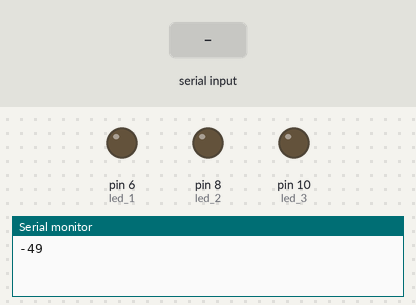
A sketch run on a simulated Arduino Uno, built with avr-gcc and run on an emulated ATmega328P. Parts: output pins drawn as LEDs (lit = HIGH), the last lines printed to the serial monitor. The inputs (shaded band) are chosen by the test bench.

Above: at 1.2 s.
1.3 s: "30,150\n" received over Serial
At 2.1 s:
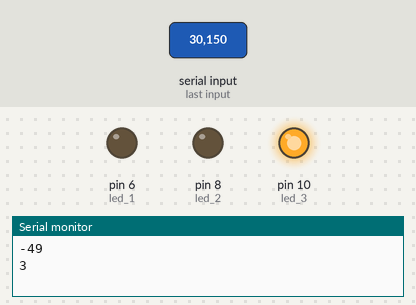
3.8 s: "2\n" received over Serial
At 4.4 s:
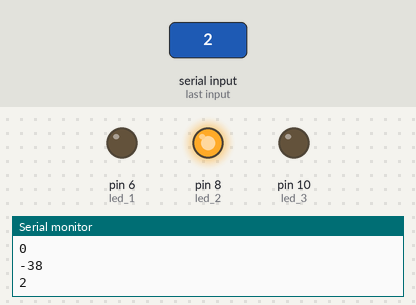
6.3 s: "1\n" received over Serial
At 7.1 s:
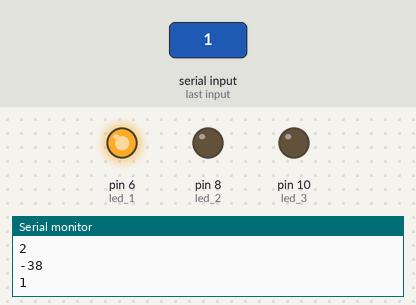
Timing chart, 0 to 9.3 s (numbered marks = the images above; inputs shaded):
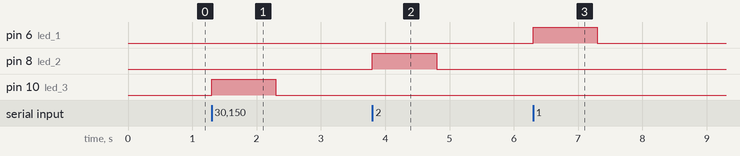

Measured:
- after the input at 1.3 s, pin 10 (led_3): LOW → HIGH at once, → LOW 1.0 s later
- after the input at 3.8 s, pin 8 (led_2): LOW → HIGH at once, → LOW 1.0 s later
- after the input at 6.3 s, pin 6 (led_1): LOW → HIGH at once, → LOW 1.0 s later

The sketch:

User_Input_and_controlling_LED.ino
```cpp
/* code developed by Anmol Punetha
   Controlling 3 led from keyboard and also managing their blink rate through +/- sign*/
const int led_1 = 6;
const int led_2 = 8;
const int led_3 = 10;
int val;
int prev = 0;
void setup() {
  pinMode(led_1, OUTPUT);
  pinMode(led_2, OUTPUT);
  pinMode(led_3, OUTPUT);
  Serial.begin(9600);
}

void loop() {
    val = (Serial.read()-'0');
    Serial.println(val);
    while(!Serial.available()){

      if(val == 1) blink1();      // blinking LED-1 (Green)

      if(val == 2) blink2();      // blinking LED-2 (White)

      if(val == 3) blink3();      // blinking LED-3 (Red)

      // for increasing the blink rate by 0.25 second of led-1
      if (val == -5 && prev ==1){
        digitalWrite(led_1, HIGH);
        delay(750);
        digitalWrite(led_1, LOW);
        delay(750);
      }

      // for decreasing the blink rate by 0.25 second of led-1
      if (val == -3 && prev ==1){
        digitalWrite(led_1, HIGH);
        delay(1250);
        digitalWrite(led_1, LOW);
        delay(1250);
      }

      // for increasing the blink rate by 0.25 second of led-2
      if (val == -5 && prev ==2){
        digitalWrite(led_2, HIGH);
        delay(750);
        digitalWrite(led_2, LOW);
        delay(750);
      }

      // for decreasing the blink rate by 0.25 second of led-2
      if (val == -3 && prev ==2){
        digitalWrite(led_2, HIGH);
        delay(1250);
        digitalWrite(led_2, LOW);
        delay(1250);
      }

      // for increasing the blink rate by 0.25 second of led-3
      if (val == -5 && prev ==3){
        digitalWrite(led_3, HIGH);
        delay(750);
        digitalWrite(led_3, LOW);
        delay(750);
      }

      // for decreasing the blink rate by 0.25 second of led-3
       if (val == -3 && prev ==3){
        digitalWrite(led_3, HIGH);
        delay(1250);
        digitalWrite(led_3, LOW);
        delay(1250);
      }
   }
}

void blink1(){
      digitalWrite(led_1, HIGH);
      delay(1000);
      digitalWrite(led_1, LOW);
      delay(1000);
      prev = val;
}
void blink2(){
     digitalWrite(led_2, HIGH);
     delay(1000);
     digitalWrite(led_2, LOW);
     delay(1000);
     prev = val;
}
void blink3(){
      digitalWrite(led_3, HIGH);
      delay(1000);
      digitalWrite(led_3, LOW);
      delay(1000);
      prev = val;
}
```
